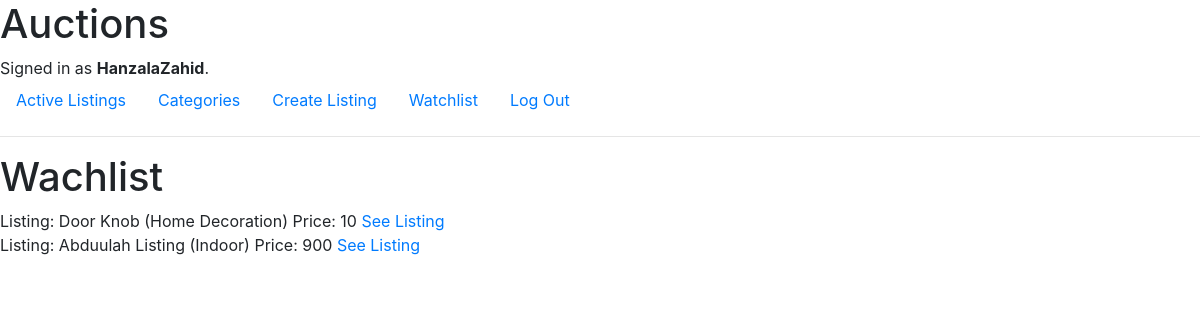
The page /listing/watchlist (signed in) on the database its author committed.
### auctions/models.py (models this page shows, shortened)
class User(AbstractUser):
    pass

class Watchlist(models.Model):
    user = models.ForeignKey(User, on_delete=models.CASCADE, related_name='user')
    listing = models.ForeignKey(Listing, on_delete=models.CASCADE, related_name='listing')

class Listing(models.Model):
    user = models.ForeignKey(User, on_delete=models.CASCADE, related_name='listing_user')
    title = models.CharField('Title', max_length=256)
    description = models.TextField('Description')
    image = models.URLField('Image', null=True, blank=True)
    category = models.ForeignKey(Category, on_delete=models.CASCADE, related_name='listings')
    sold_to = models.ForeignKey(User, null=True, on_delete=models.CASCADE, related_name='bought_listing', blank=True)
    status = models.BooleanField('Status', default=True)
    created_at = models.DateTimeField('Created At', default=timezone.now, editable=False)
    def __str__(self):
        return f'{self.title} ({self.category})'

class Category(models.Model):
    name = models.CharField('Name', max_length=64)
    def __str__(self):
        return self.name

### auctions/views.py (the view)
# urls.py: path('listing/watchlist', views.show_watchlist, name='show_watchlist'),
def show_watchlist(request):
    if request.user.is_authenticated:
        watchlist = Watchlist.objects.filter(user = request.user)
        for item in watchlist:
            highest_bid = Bid.objects.filter(listing = item.listing).aggregate(Max('price'))
            item.price = highest_bid['price__max']
        return render(request, 'auctions/watchlist.html', {
            'watchlist' : watchlist
        })
    else:
        return render(request, 'auctions/error.html', {
            'message': 'Login To View Watchlist'
        })

### auctions/templates/auctions/watchlist.html
{% extends "auctions/layout.html" %}
{% block body %}
<div class="watchlist">
    <h1>Wachlist</h1>
    {% for item in watchlist %}
        <div class='item'>
            Listing: {{ item.listing }}
            Price: {{ item.price }}
            <a href="{% url 'show' listing_id=item.listing.id %}">See Listing</a>
        </div>
    {% empty %}
        <h2>No Items in Watchlist</h2>
    {% endfor %}
</div>
{% endblock %}

### auctions/templates/auctions/layout.html (shortened to what this page needs)
{% load static %}
<!DOCTYPE html>
<html lang="en">
    <head>
        <link rel="stylesheet" href="https://stackpath.bootstrapcdn.com/bootstrap/4.4.1/css/bootstrap.min.css">
        <link href="{% static 'auctions/style.css' %}?v= {% now "U" %}" rel="stylesheet">
    </head>
    <body>
        <h1 class="page_title">Auctions</h1>
        <div class="user_status">
            {% if user.is_authenticated %}
                Signed in as <strong>{{ user.username }}</strong>.
            {% else %}
                Not signed in.
            {% endif %}
        </div>
        <ul class="nav">
            <li class="nav-item active">
                <a class="nav-link" href="{% url 'index' %}">Active Listings</a>
            </li>
            <li class="nav-item active">
                <a class="nav-link" href="{% url 'show_categories' %}">Categories</a>
            </li>
            <li class="nav-item active">
                <a class="nav-link" href="{% url 'create' %}">Create Listing</a>
            </li>
            {% if user.is_authenticated %}
                <li class="nav-item">
                    <a class="nav-link" href="{% url 'show_watchlist' %}">Watchlist</a>
                </li>
                <li class="nav-item">
                    <a class="nav-link" href="{% url 'logout' %}">Log Out</a>
                </li>
            {% endif %}
        </ul>
        <hr>
        <div class="body_content">
            {% block body %}
            {% endblock %}
        </div>
    </body>
</html>

### rows shown on the page
User: username "HanzalaZahid"
Watchlist: listing "Door Knob (Home Decoration)", price "10"
Watchlist: listing "Abduulah Listing (Indoor)", price "900"
